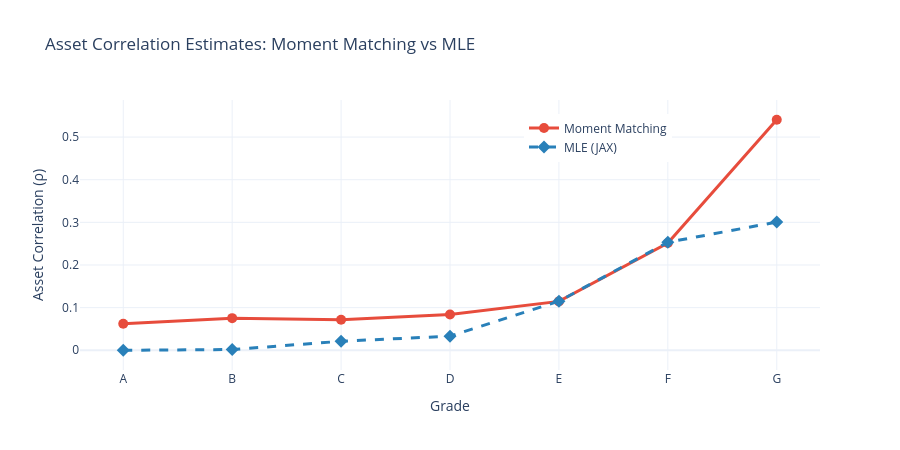

Notebook code cell kept with this figure:
### Code cell
# Visualization: MLE vs moment-matching factor loadings
fig = go.Figure()

fig.add_trace(go.Scatter(
    x=grades, y=rho_moment,
    mode='lines+markers', name='Moment Matching',
    line=dict(color='#e74c3c', width=3), marker=dict(size=10)
))
fig.add_trace(go.Scatter(
    x=grades, y=rho_mle,
    mode='lines+markers', name='MLE (JAX)',
    line=dict(color='#2980b9', width=3, dash='dash'), marker=dict(size=10, symbol='diamond')
))

fig.update_layout(
    title="Asset Correlation Estimates: Moment Matching vs MLE",
    xaxis_title="Grade",
    yaxis_title="Asset Correlation (ρ)",
    template="plotly_white", height=450,
    legend=dict(x=0.6, y=0.95)
)
fig.show()

### Figure 1 — Plotly figure (JSON) as saved in the notebook; plotly's stock layout.template omitted (floating-point values rounded to 4 significant figures)
{"data": [{"line": {"color": "#e74c3c", "width": 3}, "marker": {"size": 10}, "mode": "lines+markers", "name": "Moment Matching", "type": "scatter", "x": ["A", "B", "C", "D", "E", "F", "G"], "y": [0.06207, 0.07531, 0.07145, 0.08387, 0.1146, 0.2517, 0.5407]}, {"line": {"color": "#2980b9", "dash": "dash", "width": 3}, "marker": {"size": 10, "symbol": "diamond"}, "mode": "lines+markers", "name": "MLE (JAX)", "type": "scatter", "x": ["A", "B", "C", "D", "E", "F", "G"], "y": [2.041e-05, 0.001709, 0.02105, 0.03313, 0.1149, 0.2533, 0.3006]}], "layout": {"height": 450, "legend": {"x": 0.6, "y": 0.95}, "title": {"text": "Asset Correlation Estimates: Moment Matching vs MLE"}, "xaxis": {"title": {"text": "Grade"}}, "yaxis": {"title": {"text": "Asset Correlation (ρ)"}}}}
